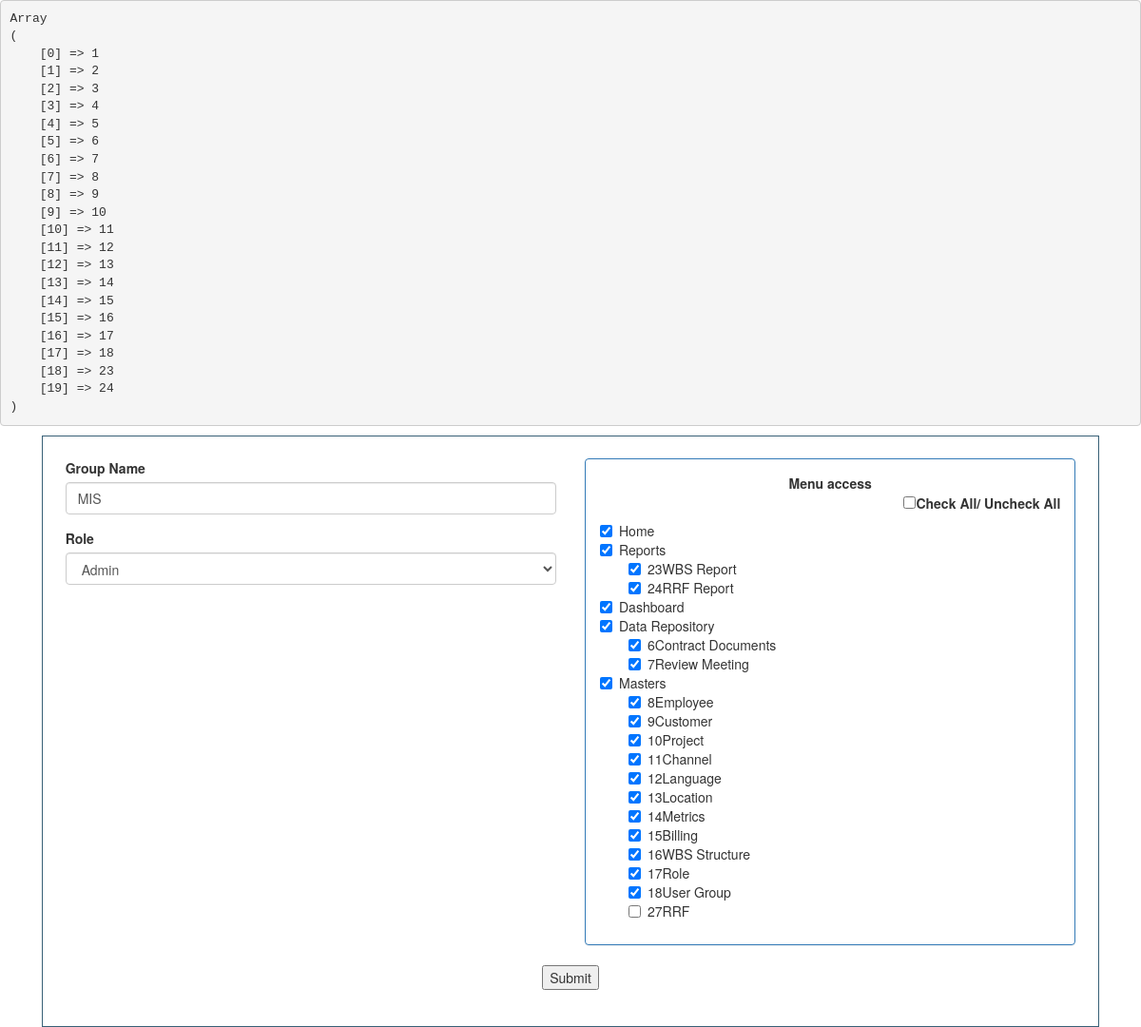
The page /edit_menuaccess.php?id=1 on the database its author committed.
### tables this page shows
CREATE TABLE `tbl_test_menuaccess` (
  `id` int(11) NOT NULL,
  `groupname` varchar(150) DEFAULT NULL,
  `role` varchar(150) DEFAULT NULL,
  `menulist` varchar(300) DEFAULT NULL
);

CREATE TABLE `tbl_core_menu` (
  `id` int(11) NOT NULL,
  `label` varchar(50) NOT NULL DEFAULT '',
  `link` varchar(100) NOT NULL DEFAULT '#',
  `parent` int(11) NOT NULL DEFAULT '0',
  `icon` varchar(300) DEFAULT NULL,
  `status` int(150) DEFAULT NULL
);

### edit_menuaccess.php (the view, shortened to what this page needs)
<?
$dbconn = mysqli_connect("localhost","root","","test");
$id = $_GET['id'];
$selectm = mysqli_query($dbconn,"select * from tbl_test_menuaccess where id = ".$id);
$getselectm = mysqli_fetch_array($selectm);
$groupname = $getselectm['groupname'];
$role = $getselectm['role'];
$menulist = $getselectm['menulist'];
$array_menu = explode(',',$menulist);
sort($array_menu);
echo "<pre>";
print_r($array_menu);
echo "</pre>";
?>
<!DOCTYPE html>
<html lang="en">
<head>
  <link rel="stylesheet" href="https://maxcdn.bootstrapcdn.com/bootstrap/3.3.7/css/bootstrap.min.css">
</head>
<body>
<div class="container-fluid">
	<div class="tbl-border">
  <form class="" method="POST" name="_formname">
  <div class="row">
	<div class="col-sm-6">
		 <div class="form-group">
			<label for="exampleInputEmail1">Group Name</label>
			<input type="text" name="groupname" class="form-control" value="<? echo $groupname; ?>" id="exampleInputEmail1" aria-describedby="emailHelp" placeholder="Group" required>
		  </div>
		  <div class="form-group">
			<label for="exampleInputPassword1">Role</label>
			<select name="selectrole" class="form-control" required>
				<option <? if($role == 'Admin') echo 'selected'; ?> value="Admin">Admin</option>
			</select>
		  </div>
	</div>
	  <div class="col-sm-6">
	  <div class="panel panel-primary">
			<div class="panel-body">
				<center><b>Menu access</b></center>
				<label style="float:right;"><input type="checkbox" onchange="checkAll(this)">Check All/ Uncheck All</label></br>
				<div class="checkbox">
					<?
					$coredbconn = mysqli_connect("localhost","root","","test");
					$selectmenu = mysqli_query($coredbconn,"select * from tbl_core_menu where parent = 0");
					while($resultmenu = mysqli_fetch_array($selectmenu)){
						?>
						<label><input type="checkbox" name="check_list[]" value="<? echo $resultmenu['id']; ?>" <? if(in_array($resultmenu['id'],$array_menu)) print "checked=checked"; ?>><? echo $resultmenu['label']; ?></label></br>
						<?
							$selectsubmenu = mysqli_query($coredbconn,"select * from tbl_core_menu where parent=".$resultmenu['id']);
							while($resultsubmenu = mysqli_fetch_array($selectsubmenu)){
								?>
									<label style="padding-left:50px;"><input type="checkbox" name="check_list[]" value="<? echo $resultsubmenu['id']; ?>" <? if(in_array($resultsubmenu['id'],$array_menu)) print "checked=checked"; ?>><? echo $resultsubmenu['id'],$resultsubmenu['label']; ?></label></br>
						<?
							}
					}
					?>
				</div>
			</div>
		</div>
		</div>
		<div class="col-sm-4"></div>
	</div>
	<center><input type="submit" value="Submit" name="submit"/></center>
	</form>
	</div>
  </div>
</body>
</html>

### edit_menuaccess.php (style rules this page uses)
.tbl-border { margin:auto; width:95%; border: 1px solid #386077; padding : 2%; }

### rows shown on the page
tbl_test_menuaccess: groupname "MIS", selectrole "Admin"
tbl_core_menu: id "☑", label "Home"
tbl_core_menu: id "☑", label "Reports"
tbl_core_menu: id "☑", id "23", label "WBS Report"
tbl_core_menu: id "☑", id "24", label "RRF Report"
tbl_core_menu: id "☑", label "Dashboard"
tbl_core_menu: id "☑", label "Data Repository"
tbl_core_menu: id "☑", id "6", label "Contract Documents"
tbl_core_menu: id "☑", id "7", label "Review Meeting"
tbl_core_menu: id "☑", label "Masters"
tbl_core_menu: id "☑", id "8", label "Employee"
tbl_core_menu: id "☑", id "9", label "Customer"
tbl_core_menu: id "☑", id "10", label "Project"
tbl_core_menu: id "☑", id "11", label "Channel"
tbl_core_menu: id "☑", id "12", label "Language"
tbl_core_menu: id "☑", id "13", label "Location"
tbl_core_menu: id "☑", id "14", label "Metrics"
tbl_core_menu: id "☑", id "15", label "Billing"
tbl_core_menu: id "☑", id "16", label "WBS Structure"
tbl_core_menu: id "☑", id "17", label "Role"
tbl_core_menu: id "☑", id "18", label "User Group"
tbl_core_menu: id "27", label "RRF"
